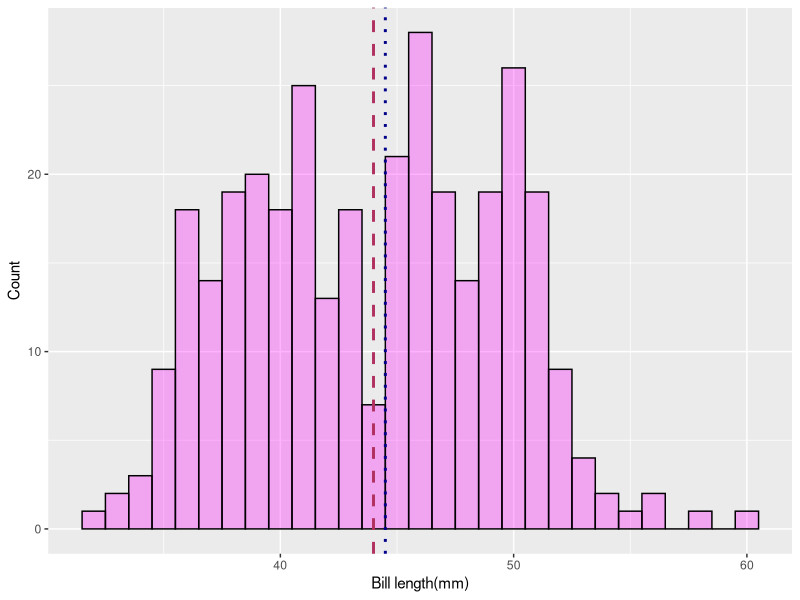

The R script that drew this image:
library(tidyverse)
library(palmerpenguins)
View(penguins)

new_penguins<- penguins%>% 
  drop_na()

new_penguins %>% 
  summarise(mean = mean(bill_length_mm), 
            medial= median(bill_length_mm),
            range= range(bill_length_mm),
            variance=var(bill_length_mm))

new_penguins %>% 
  summarise(sd(bill_length_mm))

bill_length_mean <- new_penguins %>% 
  summarise(mean = mean(bill_length_mm))

bill_length_median <- new_penguins %>% 
  summarise(median = median(bill_length_mm))

new_penguins %>% 
  ggplot(aes(x=bill_length_mm))+
  geom_histogram(binwidth=1, color = "black", fill = "magenta", alpha=0.3) +
  labs(x="Bill length(mm)",y = "Count") +
  geom_vline(xintercept = bill_length_mean$mean, linetype = 2,colour = "maroon", size= 1) +
  geom_vline(xintercept = bill_length_median$median, linetype = 3,colour = "dark blue", size = 1)


#